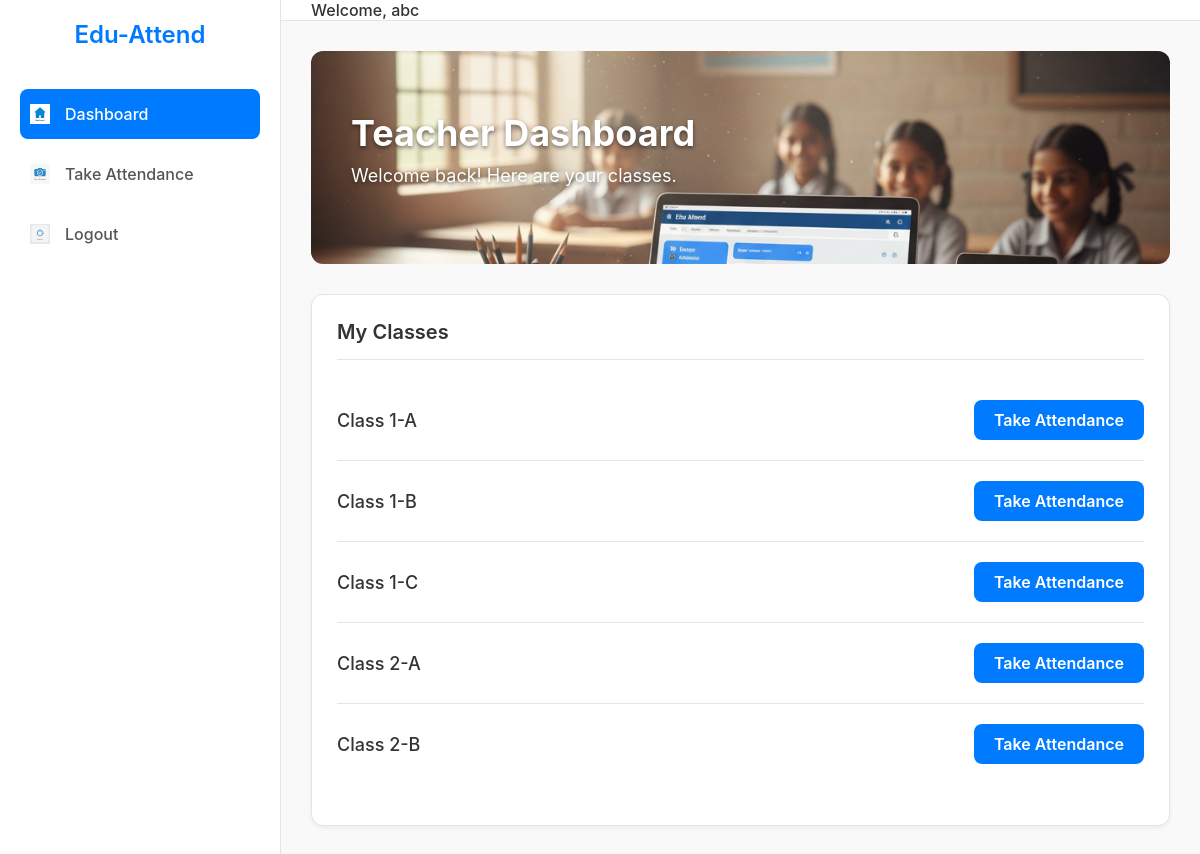
Screenshot of /core/teacher/dashboard/ (signed in) with the database file from the repository.
### core/models.py (models this page shows, shortened)
class User(AbstractUser):
    ROLE_CHOICES = (
        ('admin', 'Admin'),
        ('teacher', 'Teacher'),
        ('student', 'Student'),
    )
    role = models.CharField(max_length=20, choices=ROLE_CHOICES, default='teacher')

class SchoolClass(models.Model):
    grade = models.PositiveSmallIntegerField(
        validators=[MinValueValidator(1), MaxValueValidator(12)],
        help_text="Class/Grade number (1-12)"
    )
    section = models.CharField(
        max_length=2,
        help_text="Section letter, e.g., A, B, C",
    )
    academic_year = models.ForeignKey(AcademicYear, on_delete=models.PROTECT, default=1)
    class Meta:
        unique_together = ("academic_year", "grade", "section")

### core/views.py (the view)
# urls.py: path('teacher/dashboard/', views.teacher_dashboard, name='teacher_dashboard'),
@login_required
def teacher_dashboard(request: HttpRequest) -> HttpResponse:
    if request.user.role == "teacher":  # type: ignore[attr-defined]
        teacher = Teacher.objects.filter(user=request.user).first()
        classes = teacher.classes.all() if teacher else SchoolClass.objects.none()
    else:
        classes = SchoolClass.objects.all()
    return render(request, "teacher/dashboard.html", {"classes": classes})

### templates/teacher/dashboard.html (shortened to what this page needs)
{% extends 'base.html' %}
{% load static %}
{% block extra_head %}
    <link rel="stylesheet" href="{% static 'css/teacher_dashboard.css' %}">
{% endblock %}
{% block content %}
<div class="dashboard-header">
    <h1>Teacher Dashboard</h1>
    <p>Welcome back! Here are your classes.</p>
</div>
<div class="card">
    <div class="card-header">My Classes</div>
    <ul class="class-list">
        {% for c in classes %}
            <li class="class-list-item">
                <span class="class-name">Class {{ c.grade }}-{{ c.section }}</span>
                <a href="{% url 'take_attendance' c.id %}" class="btn-primary">Take Attendance</a>
            </li>
        {% empty %}
            <li class="class-list-item">No classes assigned</li>
        {% endfor %}
    </ul>
</div>
{% endblock %}

### templates/base.html (shortened to what this page needs)
{% load static %}
<!DOCTYPE html>
<html lang="en">
<head>
    <link rel="stylesheet" href="{% static 'css/main.css' %}">
    {% block extra_head %}{% endblock %}
</head>
<body>
    <div class="wrapper">
        <aside class="sidebar" id="sidebar">
            <div class="logo">
                Edu-Attend
            </div>
            <nav>
                <ul>
                    {% if user.role == 'admin' %}
                    <li>
                        <a href="{% url 'admin_dashboard' %}" class="{% if request.resolver_match.url_name == 'admin_dashboard' %}active{% endif %}">
                            <img src="{% static 'images/icons/Dashboard.svg' %}" alt="Dashboard" class="icon">
                            Dashboard
                        </a>
                    </li>
                    {% else %}
                    <li>
                        <a href="{% url 'teacher_dashboard' %}" class="{% if request.resolver_match.url_name == 'teacher_dashboard' %}active{% endif %}">
                            <img src="{% static 'images/icons/Dashboard.svg' %}" alt="Dashboard" class="icon">
                            Dashboard
                        </a>
                    </li>
                    <li>
                        <a href="{% url 'take_attendance' 1 %}" class="{% if request.resolver_match.url_name == 'take_attendance' %}active{% endif %}">
                            <img src="{% static 'images/icons/TakeAttendance.svg' %}" alt="Take Attendance" class="icon">
                            Take Attendance
                        </a>
                    </li>
                    {% endif %}
                    <li class="logout-item">
                        <a href="{% url 'logout_get' %}">
                            <img src="{% static 'images/icons/logout.svg' %}" alt="Logout" class="icon">
                            Logout
                        </a>
                    </li>
                </ul>
            </nav>
        </aside>
        <main class="main-content">
            <header class="header">
                <div class="user-info">
                    Welcome, {{ user.username }}
                </div>
            </header>
            <section class="content">
                {% block content %}
                {% endblock %}
            </section>
        </main>
    </div>
</body>
</html>

### core/static/css/main.css (style rules this page uses)
:root { --background-color: #F9F9F9; --text-color: #333333; --primary-accent: #007AFF; --sidebar-bg: #FFFFFF; --sidebar-width: 240px; --header-height: 60px; --card-bg: #FFFFFF; --card-border: #E5E5E5; --card-shadow: 0 2px 4px rgba(0,0,0,0.05); }
body, html { margin: 0; padding: 0; height: 100%; font-family: -apple-system, BlinkMacSystemFont, "Segoe UI", Roboto, "Helvetica Neue", Arial, sans-serif; background-color: var(--background-color); color: var(--text-color); }
.wrapper { display: flex; height: 100vh; }
.sidebar { width: var(--sidebar-width); background-color: var(--sidebar-bg); border-right: 1px solid var(--card-border); padding: 20px; display: flex; flex-direction: column; transition: transform 0.3s ease; }
.sidebar .logo { text-align: center; margin-bottom: 40px; font-size: 24px; font-weight: 600; color: var(--primary-accent); }
.sidebar nav ul { list-style: none; padding: 0; margin: 0; flex-grow: 1; display: flex; flex-direction: column; }
.sidebar nav li a { display: flex; align-items: center; padding: 15px 10px; color: #555; text-decoration: none; border-radius: 8px; margin-bottom: 10px; font-weight: 500; transition: background-color 0.2s, color 0.2s; }
.sidebar nav li a:hover, .sidebar nav li a.active { background-color: var(--primary-accent); color: #FFFFFF; }
.sidebar nav li a .icon { margin-right: 15px; width: 20px; height: 20px; }
.logout-item { margin-top: auto; }
.main-content { flex-grow: 1; display: flex; flex-direction: column; overflow-y: auto; }
.header { height: var(--header-height); display: flex; align-items: center; justify-content: space-between; padding: 0 30px; border-bottom: 1px solid var(--card-border); background-color: #FFFFFF; }
.header .user-info { font-weight: 500; }
.content { padding: 30px; flex-grow: 1; }
.card { background-color: var(--card-bg); border: 1px solid var(--card-border); border-radius: 12px; padding: 20px; box-shadow: var(--card-shadow); margin-bottom: 20px; }
.card-header { font-size: 20px; font-weight: 600; margin-bottom: 20px; }

### core/static/css/teacher_dashboard.css (style rules this page uses)
.dashboard-header { background-image: url('../images/TeacherDashborarHeaderImage.png'); background-size: cover; background-position: center; padding: 60px 40px; border-radius: 12px; margin-bottom: 30px; color: white; text-shadow: 0 2px 4px rgba(0,0,0,0.5); }
.dashboard-header h1 { font-size: 36px; font-weight: 700; margin: 0; }
.dashboard-header p { font-size: 18px; margin-top: 10px; }
.card { background-color: #FFFFFF; border: 1px solid #E5E5E5; border-radius: 12px; padding: 25px; box-shadow: 0 2px 4px rgba(0,0,0,0.05); }
.card-header { font-size: 20px; font-weight: 600; margin-bottom: 20px; padding-bottom: 15px; border-bottom: 1px solid #E5E5E5; }
.class-list { list-style: none; padding: 0; }
.class-list-item { display: flex; justify-content: space-between; align-items: center; padding: 20px 0; border-bottom: 1px solid #E5E5E5; }
.class-list-item:last-child { border-bottom: none; }
.class-name { font-weight: 500; font-size: 18px; }
.btn-primary { background-color: #007AFF; color: white; text-decoration: none; border: none; border-radius: 8px; padding: 10px 20px; font-size: 16px; font-weight: 600; cursor: pointer; transition: background-color 0.2s; }

### rows the page displays
User: username "abc"
SchoolClass: grade "1", section "A"
SchoolClass: grade "1", section "B"
SchoolClass: grade "1", section "C"
SchoolClass: grade "2", section "A"
SchoolClass: grade "2", section "B"
